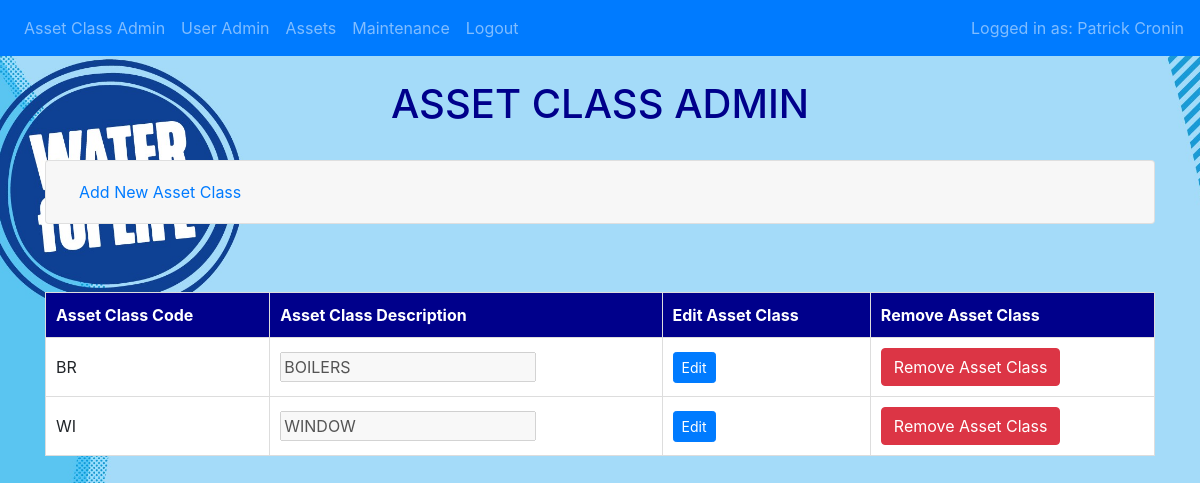
The app's page /assetclassadmin (signed in), older data.
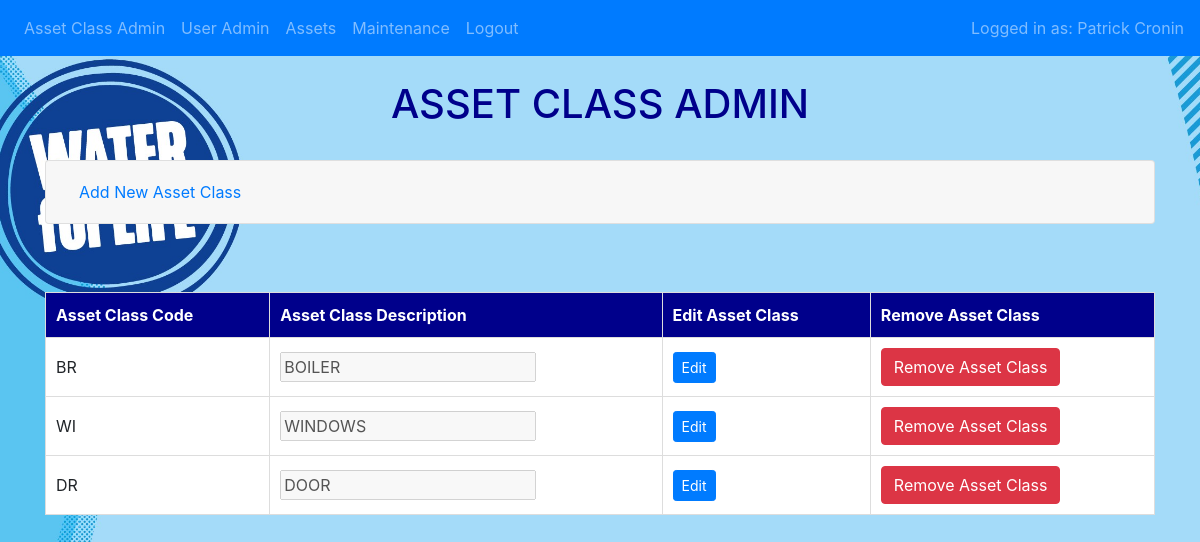
The same page, newer data.
### website/models.py (models this page shows)
class User(db.Model, UserMixin):
    id = db.Column(db.Integer, primary_key=True, autoincrement=True)
    username = db.Column(db.String(20), unique=True, nullable=False)
    first_name = db.Column(db.String(50), nullable=False)
    surname = db.Column(db.String(150), nullable=False)
    role = db.Column(db.String(20), nullable=False)
    password = db.Column(db.String(255), nullable=False)

class Assetclass(db.Model):
    class_code = db.Column(db.String(2), primary_key=True)
    class_desc = db.Column(db.String(50), nullable=False)
    assets = db.relationship('Asset', backref='assetclass', lazy=True)

### website/views.py (the view, shortened to what this page needs)
@views.route('/assetclassadmin', methods=['GET', 'POST'])
@admin_required
def assetclassadmin():
    AssetClassList = db.session.query(Assetclass).all()
    return render_template("assetclassadmin.html", user=current_user, asset_class_list=AssetClassList)

### website/__init__.py (called while the page is built)
def create_app():
    app = Flask(__name__)
    app.config.from_object('config.Config')
    db.init_app(app)
    from .views import  views
    from .auth import auth
    app.register_blueprint(views, url_prefix='/')
    app.register_blueprint(auth, url_prefix='/')
    from .models import User, Assetclass, Asset, Maintenance
    with app.app_context():
        db.create_all()
    login_manager = LoginManager()
    login_manager.login_view = 'auth.login'
    try:
        login_manager.init_app(app)
        @login_manager.user_loader
        def load_user(id):
            return User.query.get(int(id))
    except Exception as e:
        logging.error(f"Error loading user {id}: {e}")
        return None
    return app

### website/userrolewrappers.py (called while the page is built)
def admin_required(f):
    @wraps(f)
    @login_required
    def decorated_function(*args, **kwargs):
        try:
            if not current_user.role.upper() == 'ADMIN':
                flash('You must be an administrator.', category='warning')
                abort(403)
        except AttributeError as e:
            logging.error(f"Error while checking role: {e}")
            flash('An error has occurred.', category='error')
            return redirect(url_for('auth.login'))
        except Exception as e:
            logging.error(f"Error in admin_required decorate: {e}")
            flash('An error has occurred.', category='error')
            return redirect(url_for('auth.login'))
        return f(*args, **kwargs)
    return decorated_function

### website/templates/assetclassadmin.html (shortened to what this page needs)
{% extends "base.html" %}
{% block content %}<br><h1 style="text-align: center; color:darkblue;">ASSET CLASS ADMIN</h1><br>
<div class="accordion" id="userACAdminAccordion">
<div class="card">
    <div class="card-header" id="headingAddAssetClass">
        <h2 class="mb-0">
            <button class="btn btn-link btn-block text-left" type="button" data-toggle="collapse" data-target="#collapseAddAssetClass" aria-expanded="false" aria-controls="collapseAddAssetClass">
                Add New Asset Class
            </button>
        </h2>
    </div>
</div>
</div>
<br>
<br>
<table>
    <thead>
        <tr>
            <th>Asset Class Code</th>
            <th>Asset Class Description</th>
            <th>Edit Asset Class</th>
            <th>Remove Asset Class</th>
        </tr>
    </thead>
    <tbody>
        {% for assetclass in asset_class_list %}
        <tr id="{{ assetclass.class_code }}">
            <td>{{ assetclass.class_code }}</td>
            <td><input type="text" name="asset_class_desc" value="{{ assetclass.class_desc }}" disabled></td>
            <td>
                <button class="btn btn-sm btn-primary" data-editing="false" onclick="toggleEdit(this, '{{ assetclass.class_code }}', ['asset_class_desc'], '/edit_asset_class', {{ assetclass.class_code }})">
                    Edit
                </button>
            </td>
            <td>
                <form action="{{ url_for('views.delete_asset_class', class_code=assetclass.class_code) }}" method="POST" onsubmit="return confirm('Are you sure you want to remove this asset class?');">
                    <button type="submit" class="btn btn-danger">Remove Asset Class</button>
                </form>
            </td>
        <tr>
{% endfor %}
</tbody>
</table>
{% endblock %}

### website/templates/base.html (shortened to what this page needs)
<!DOCTYPE html>
<html lang="en">
<head>
     <link
      rel="stylesheet"
      href="https://stackpath.bootstrapcdn.com/bootstrap/4.4.1/css/bootstrap.min.css"
    />
    <link
      rel="stylesheet"
      href="https://stackpath.bootstrapcdn.com/font-awesome/4.7.0/css/font-awesome.min.css"
    />
</head>
<body>
    <nav class="navbar navbar-expand-lg navbar-dark bg-primary">
        <div class="collapse navbar-collapse" id="navbar">
            <div class="navbar-nav">
                {% if user.is_authenticated and user.role.upper() == 'ADMIN' %}
                <a class="nav-item nav-link" href="/assetclassadmin">Asset Class Admin</a>
                <a class="nav-item nav-link" href="/useradmin">User Admin</a>
                {% endif %}
                {% if user.is_authenticated %}
                <a class="nav-item nav-link" href="/assets">Assets</a>
                <a class="nav-item nav-link" href="/maintenance">Maintenance</a>
                <a class="nav-item nav-link" href="/logout" onclick="return confirmLogOut()">Logout</a>
                {% else %}
                <a class="nav-item nav-link" href="/login">Login</a>
                {% endif %}
            </div>
            {% if user.is_authenticated %}
                <span class="navbar-text ml-auto">
                    Logged in as: {{ user.first_name }} {{ user.surname }}
                </span>
            {% endif %}
        </div>
    </nav>
    <div class="container">
    {% block content %}
    {% endblock %}
</div>
</body>
</html>

### website/templates/base.html (style rules this page uses)
table { width: 100%; margin: 20px auto; border-collapse: collapse; }
th, td { padding: 10px; text-align: left; border: 1px solid #ddd; }
th { background-color: darkblue; color: white; }
td { background-color: white; }
form { display: inline; }

Row changes from the older to the newer data that the page shows:
changed Assetclass "BR": asset_class_desc "BOILERS" → "BOILER"
changed Assetclass "WI": asset_class_desc "WINDOW" → "WINDOWS"
added Assetclass: class_code "DR", asset_class_desc "DOOR"
